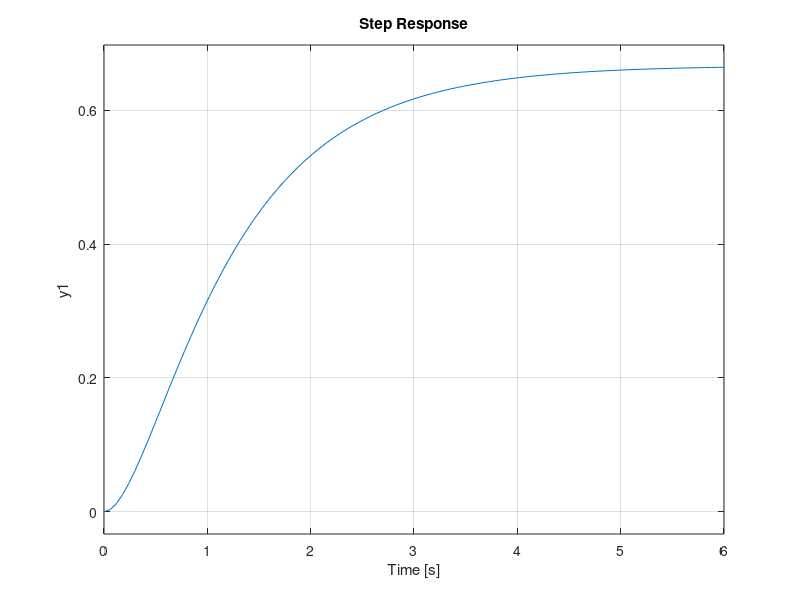
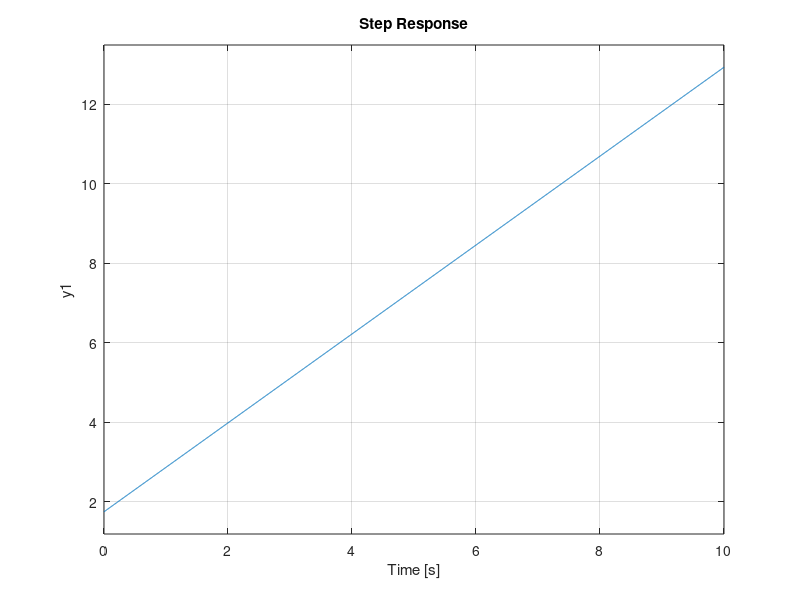
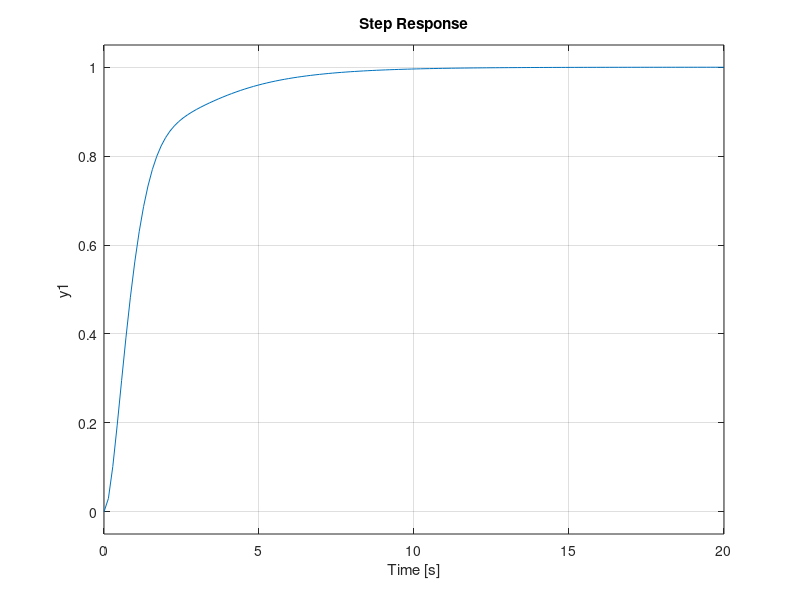

Recreate these plots in MATLAB, in order.
clear; close; clc;

num = 2;
den = conv([1 1],[1 3]);

MP = 0.05;              % max overshoot
zeta = 0.7;             % damping ratio
sigma = 0.75;            
t5 = 3/sigma;           % tempo acomodacao 5%
theta = acosd(zeta);

c1 = sigma;
c2 = 1 - sigma;
c3 = 3 - sigma;
alpha1 = 180 - theta;
alpha2 = atand(sigma/c2);
alpha3 = atand(sigma/c3);
beta = 180 - (alpha1+alpha2+alpha3);
o = tan(beta)*sigma;
cbeta = sigma/tand(beta);
z = 1 + o;

d1 = sqrt((sigma^2)+(c1^2));
d2 = sqrt((sigma^2)+(c2^2));
dbeta = sqrt((sigma^2)+(c2+cbeta)^2);
d3 = sqrt((sigma^2)+(c2+cbeta+c3)^2);

K = (d1*d2*d3)/dbeta;
% K = 3
numC =[1 z];
denC = [1 0];
G = tf(num,den)
KG = tf(3*num,den)
C = tf(K*numC,denC)
GC = feedback(G*C,1)
figure
step(G)
% figure
% step(KG)
figure
step(C)
figure
step(GC)

%%
clear; close; clc;

epsilon = rand;
num = 2;
den = conv([1 (1+epsilon)],[1 3]);

MP = 0.05;              % max overshoot
zeta = 0.7;             % damping ratio
sigma = 0.75;            
t5 = 3/sigma;           % tempo acomodacao 5%
theta = acosd(zeta);

c1 = sigma;
c2 = 1 - sigma;
c3 = 3 - sigma;
alpha1 = 180 - theta;
alpha2 = atand(sigma/c2);
alpha3 = atand(sigma/c3);
beta = 180 - (alpha1+alpha2+alpha3);
o = tan(beta)*sigma;
cbeta = sigma/tand(beta);
z = 1 + o;

d1 = sqrt((sigma^2)+(c1^2));
d2 = sqrt((sigma^2)+(c2^2));
dbeta = sqrt((sigma^2)+(c2+cbeta)^2);
d3 = sqrt((sigma^2)+(c2+cbeta+c3)^2);

% K = (d1*d2*d3)/dbeta;
% K = 3
K = 2 + 2*epsilon
numC =[1 z];
denC = [1 0];
